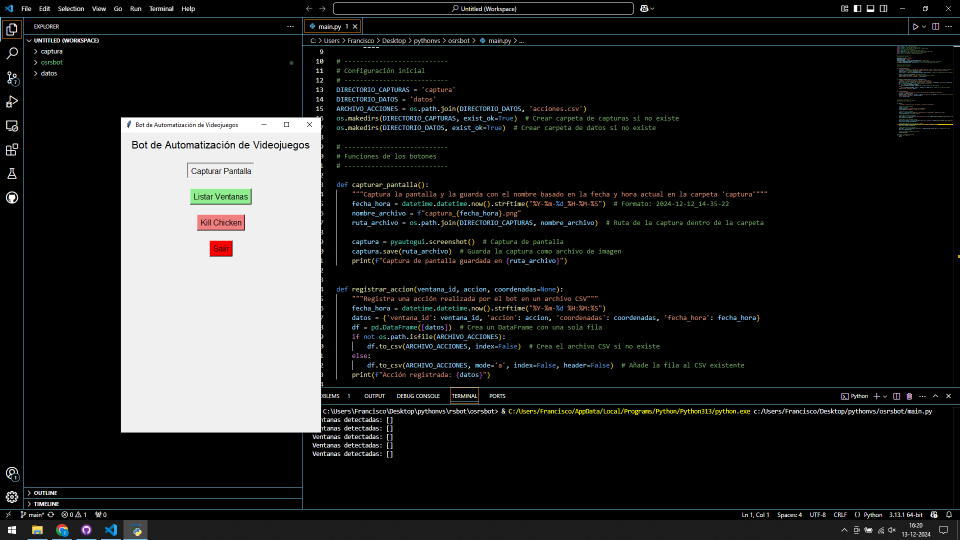
#> input picture captura/captura_2024-12-13_16-20-52.png, 1920 x 1080 px (shown at 1/2 size)
$ python -i imagen_rec_numero.py   (imports and definitions only)
#> lines starting #> are read from the running program, lines starting #| are printed output that depends on the picture; after the words box and inside, x2 and y2 are one past the last pixel; in counts of white or black regions, pixels touching at a corner belong together
import cv2  # Para manipulación de imágenes
import pytesseract  # OCR (reconocimiento óptico de caracteres)
from PIL import Image  # Para manipular imágenes

# Configurar la ruta de tesseract si es necesario
# pytesseract.pytesseract.tesseract_cmd = r'C:\\Program Files\\Tesseract-OCR\\tesseract.exe'

def extraer_numeros_desde_imagen(ruta_imagen):
    """Extrae los números de una imagen y devuelve los valores separados."""
#> called with ruta_imagen = 'captura/captura_2024-12-13_16-20-52.png'

    # Cargar la imagen
    imagen = cv2.imread(ruta_imagen)
#> imagen is the input picture: shape (1080, 1920, 3); mean B, G, R 35.6, 36.1, 35.3

    # Preprocesar la imagen (escala de grises y binarización)
    imagen_gris = cv2.cvtColor(imagen, cv2.COLOR_BGR2GRAY)  # Convertir a escala de grises
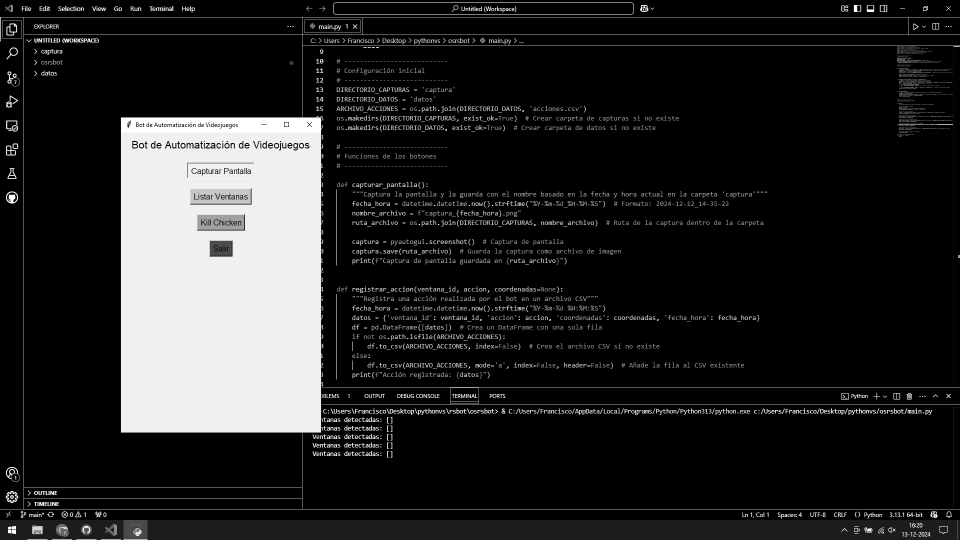
#> imagen_gris: shape (1080, 1920) (shown at 1/2 size); min 0, max 255, mean 35.8
    _, imagen_binaria = cv2.threshold(imagen_gris, 127, 255, cv2.THRESH_BINARY_INV)  # Binarización (blanco y negro)
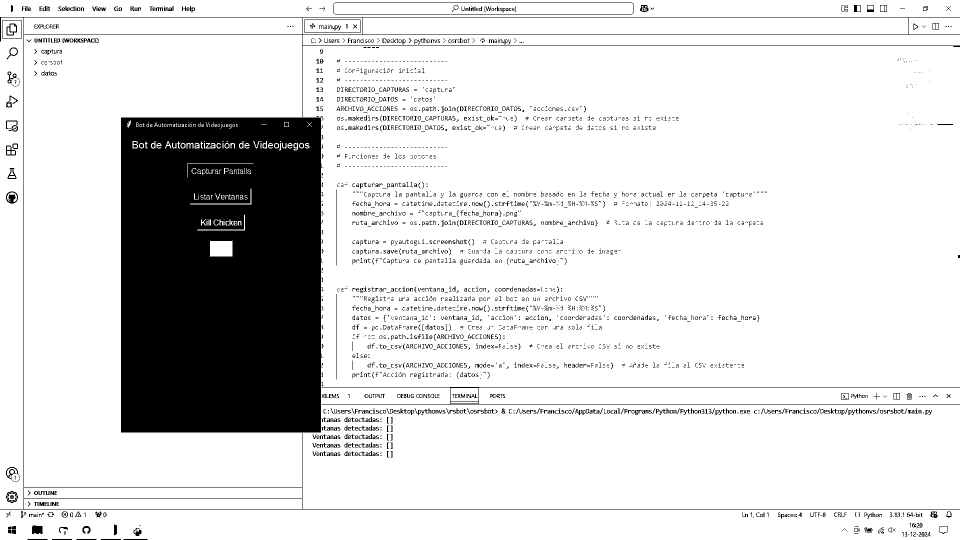
#> imagen_binaria: shape (1080, 1920) (shown at 1/2 size); 85.4% white; 2784 black regions (1977 under 20 px), largest, box (x1, y1, x2, y2) and area: (242, 235, 642, 865) 245851, (0, 34, 1920, 1019) 9662, (643, 774, 1920, 809) 2788

    # Aumentar el tamaño de la imagen para que sea más fácil de leer para Tesseract
    imagen_ampliada = cv2.resize(imagen_binaria, None, fx=2, fy=2, interpolation=cv2.INTER_CUBIC)
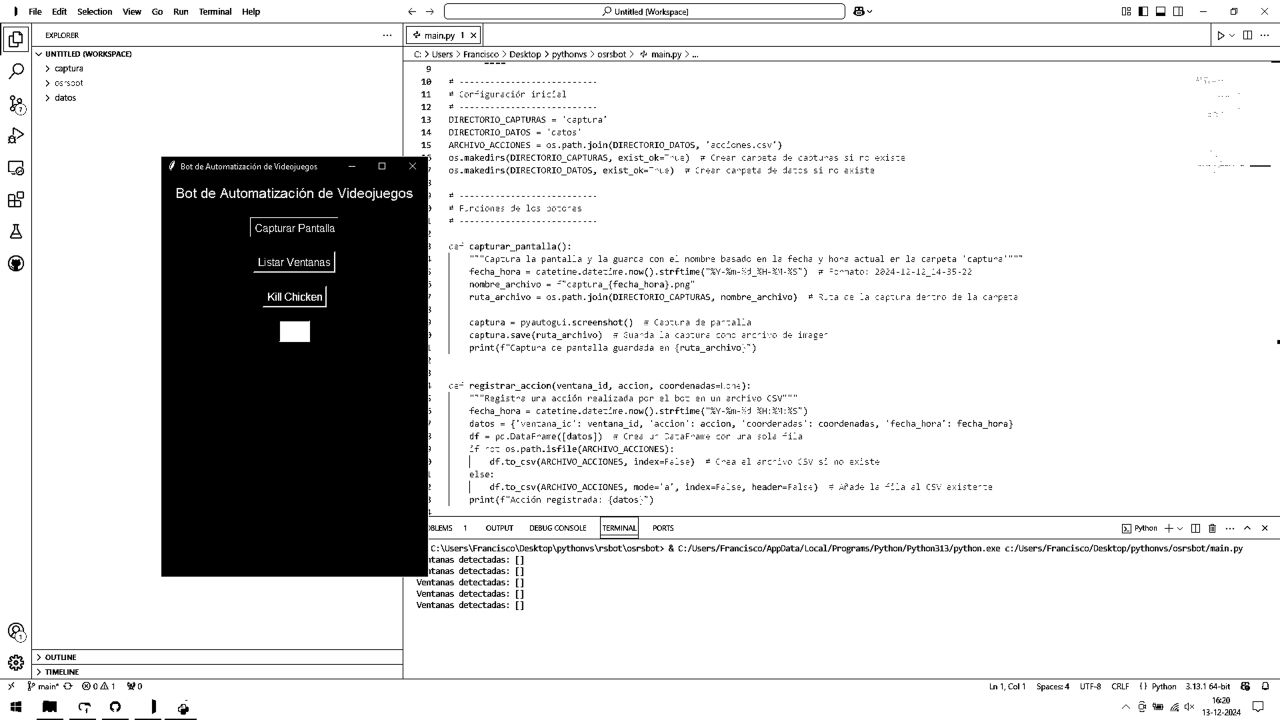
#> imagen_ampliada: shape (2160, 3840) (shown at 1/3 size); min 0, max 255, mean 217.1

    # Opciones de configuración para Tesseract (aquí limitamos la búsqueda a números y barras "/")
    configuracion_tesseract = '--psm 6 -c tessedit_char_whitelist=0123456789/'

    # Extraer texto de la imagen
#> (the run stopped early here; a loop or call above may not have finished)

$ run again, on captura/captura_2024-12-13_16-21-01.png
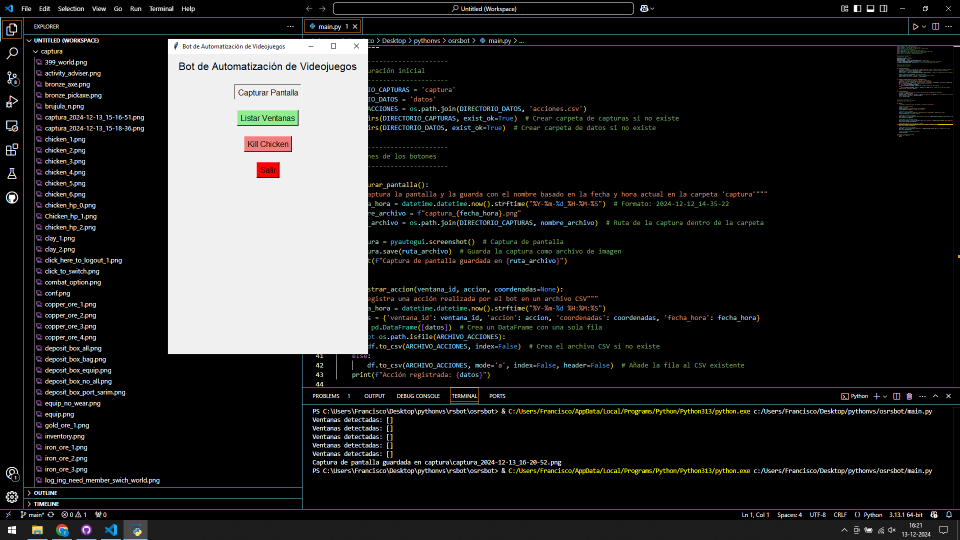
#> input picture captura/captura_2024-12-13_16-21-01.png, 1920 x 1080 px (shown at 1/2 size)
#> in extraer_numeros_desde_imagen, imagen is the input picture: shape (1080, 1920, 3); mean B, G, R 37.6, 38.1, 37.5
#> in extraer_numeros_desde_imagen, `_, imagen_binaria = cv2.threshold(imagen_gris, 127, 255, cv2.THRESH_BI..`:
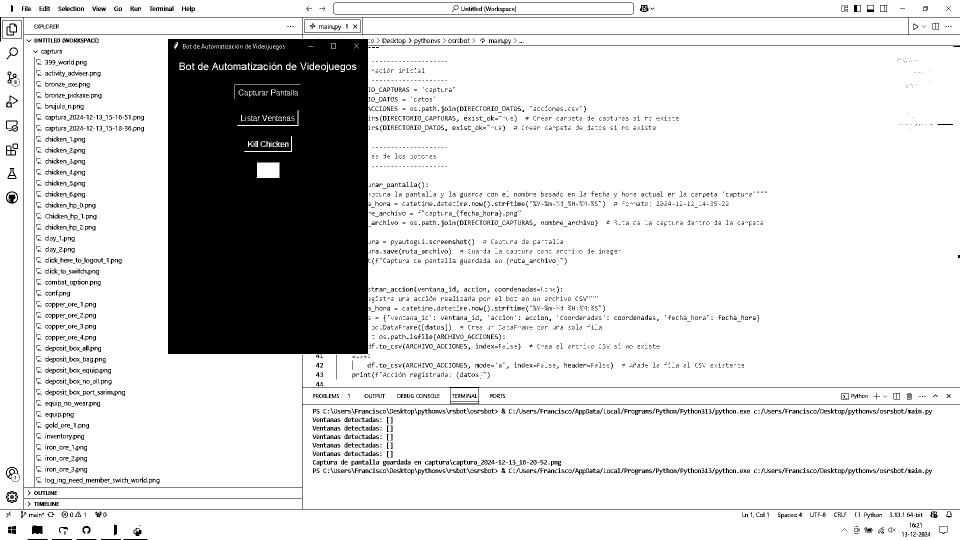
#> imagen_binaria: shape (1080, 1920) (shown at 1/2 size); 84.6% white; 3553 black regions (2247 under 20 px), largest, box (x1, y1, x2, y2) and area: (336, 78, 736, 708) 245851, (0, 34, 1920, 1019) 12045, (666, 5, 1268, 29) 1236
#> in extraer_numeros_desde_imagen, `imagen_ampliada = cv2.resize(imagen_binaria, None, fx=2, fy=2, interpo..`:
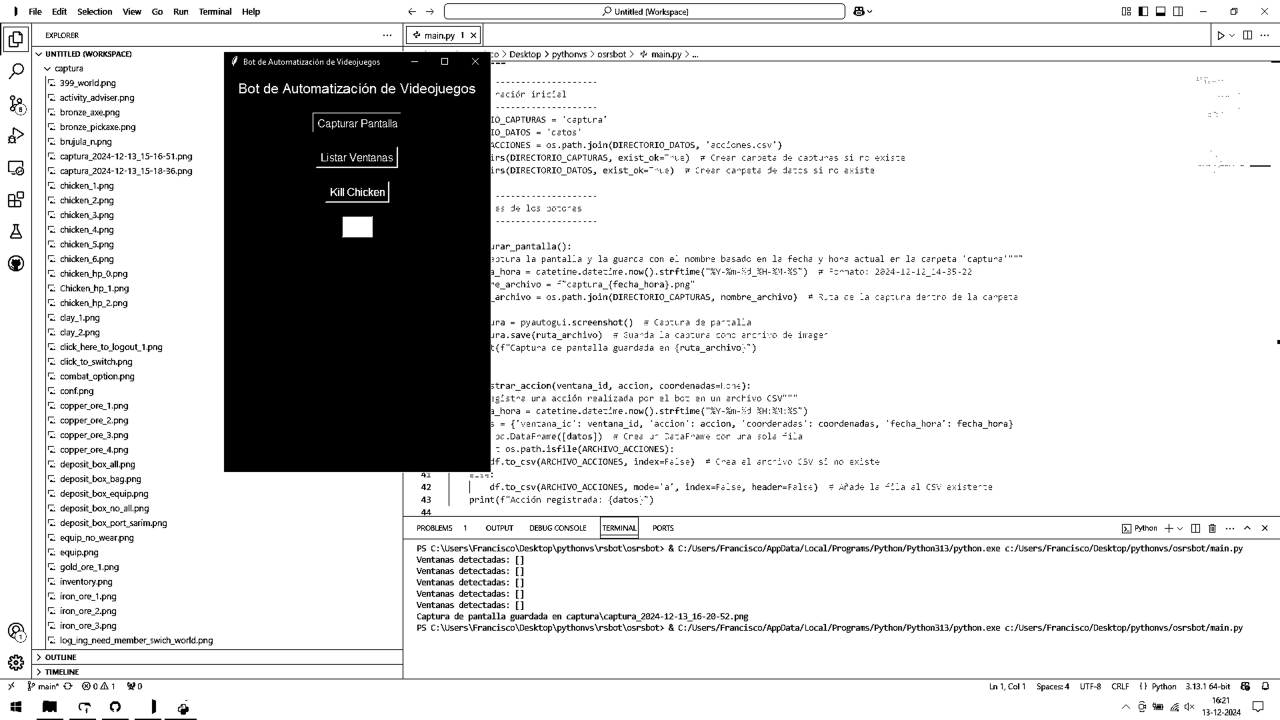
#> imagen_ampliada: shape (2160, 3840) (shown at 1/3 size); min 0, max 255, mean 214.9
